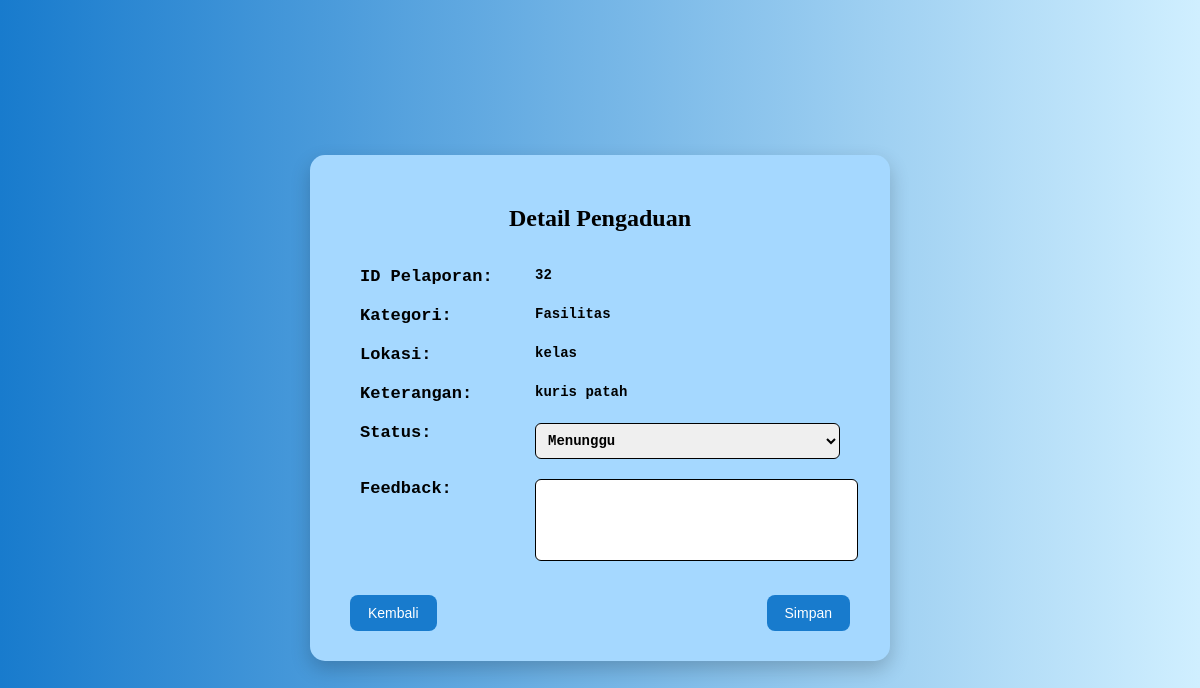
/sekolah_2026_12RPL2_UJIKOM_NURI_ESA_SHABILA/admin/detail_pengaduan.php?id=32, run on the app's committed database.
### tables this page shows
CREATE TABLE `input_aspirasi` (
  `id_pelaporan` int NOT NULL,
  `nis` varchar(10) NOT NULL,
  `id_kategori` int NOT NULL,
  `lokasi` varchar(50) NOT NULL,
  `keterangan` text NOT NULL,
  `status` enum('menunggu','proses','selesai') NOT NULL DEFAULT 'menunggu',
  `tanggal` datetime NOT NULL DEFAULT CURRENT_TIMESTAMP,
  `feedback` text
);

CREATE TABLE `kategori` (
  `id_kategori` int NOT NULL,
  `ket_kategori` varchar(50) NOT NULL
);

### sekolah_2026_12RPL2_UJIKOM_NURI_ESA_SHABILA/admin/detail_pengaduan.php (the view, shortened to what this page needs)
<?php
include '../koneksi.php';
$id = $_GET['id'];
$query = mysqli_query($koneksi, "SELECT input_aspirasi.*, kategori.ket_kategori
     FROM input_aspirasi LEFT JOIN kategori ON input_aspirasi.id_kategori = kategori.id_kategori
     WHERE input_aspirasi.id_pelaporan = '$id'");
$data = mysqli_fetch_assoc($query);
?>
<!DOCTYPE html>
<html lang="en">
<head>
</head>
<body>
     <div class="container">
          <h2>Detail Pengaduan</h2>
          <form method="POST">
               <table>
                    <tr>
                         <td>ID Pelaporan:</td>
                         <td class="isi"><?= $data['id_pelaporan'] ?></td>
                    </tr>
                    <tr>
                         <td>Kategori:</td>
                         <td class="isi"><?= $data['ket_kategori'] ?></td>
                    </tr>
                    <tr>
                         <td>Lokasi:</td>
                         <td class="isi"><?= $data['lokasi'] ?></td>
                    </tr>
                    <tr>
                         <td>Keterangan:</td>
                         <td class="isi"><?= $data['keterangan'] ?></td>
                    </tr>
                    <tr>
                         <td>Status:</td>
                         <td>
                              <select name="status">
                                   <option value="menunggu" <?= $data['status'] == 'menunggu' ? 'selected' : '' ?>>Menunggu</option>
                              </select>
                         </td>
                    </tr>
                    <tr>
                         <td>Feedback:</td>
                         <td>
                              <textarea name="feedback" rows="4"><?= $data['feedback'] ?></textarea>
                         </td>
                    </tr>
               </table>
               <div class="actions">
                    <button><a href="data_pengaduan.php">Kembali</a></button>
                    <button type="submit" name="simpan">Simpan</button>
               </div>
          </form>
     </div>
</body>
</html>

### sekolah_2026_12RPL2_UJIKOM_NURI_ESA_SHABILA/admin/detail_pengaduan.php (style rules this page uses)
body { background: linear-gradient(to right, #187bcd, #d0efff); height: 100vh; display: flex; align-items: center; justify-content: center; }
.container { background: #a5d8ff; padding: 30px 40px; border-radius: 15px; width: 500px; box-shadow: 0 8px 20px rgba(0,0,0,0.2); }
h2 { font-family: tahoma; text-align: center; margin-bottom: 25px; }
table { width: 100%; border-collapse: collapse; }
table td { padding: 10px; vertical-align: top; }
table tr td:first-child { font-weight: bold; font-family: monospace; font-size: 17px; width: 35%; }
.isi { font-family: monospace; font-size: 14px; font-weight: bold; }
select, textarea { width: 100%; padding: 8px; border-radius: 6px; border: 1px solid ; font-size: 14px; font-family: monospace; font-weight: bold; }
textarea { resize: none; }
.actions { margin-top: 20px; display: flex; justify-content: space-between; }
button { background: #187bcd; color: white; border: none; padding: 10px 18px; border-radius: 8px; cursor: pointer; font-size: 14px; }
a { color: white; text-decoration: none; }

### data on the page
input_aspirasi: id_pelaporan "32", id_kategori.ket_kategori "Fasilitas", lokasi "kelas", keterangan "kuris patah", status "Menunggu"
